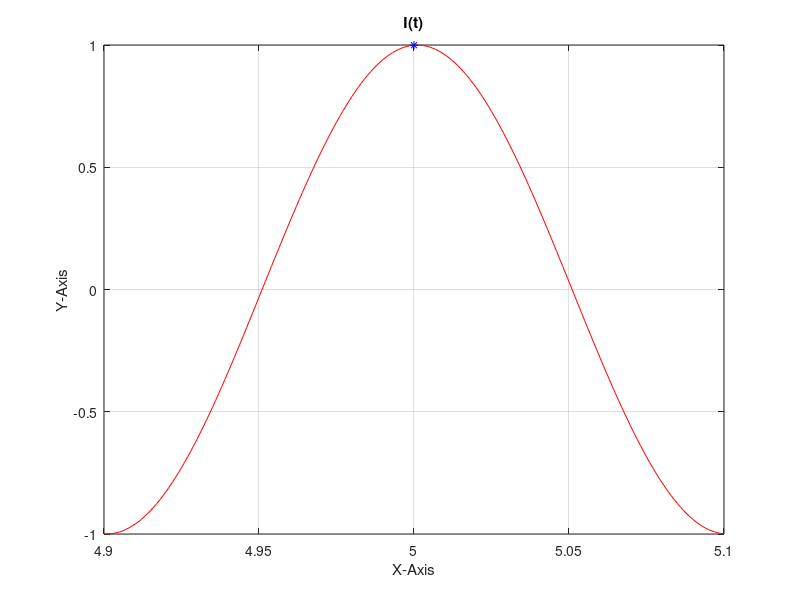

Here is the MATLAB script that generated this plot:
%Nouh Shaikh
%Lab 4 Homework Script 2

%Question 2 for Lab 4
%In this Script we are calculating the inductance
clear,clc
%Notes below the input code indicate the designated value to be inputed for
%the question given in LAB.

%User inputs the value for Voltage.
V = input('Input the Voltage (V):');
% V = 230

%User inputs the value for Hertz.
f = input('Input the Hertz (Hz):');
%f = 50 

%User inputs the value for Omega.
R = input('Input the Omega Value:');
%R = 500 

%User inputs the value for Inductance. 
L1 = input('Input the Inductance Value (mH):');
L = L1*0.001;
%L = 650

%Calculation for W to rad/s
w = 2*pi*(f);

%Calculations for O
o = atan(w*L/R);

%Calculations for Z
Z = R+1i*w*L;

%User inputs the value for t.
t = input('Enter the value of time in seconds:'); 

%Generating plotting x-values
tplot = t-.1:.001:t+.1;

yplot = V/abs(Z)*((cos((w.*tplot)-o))-((exp(-tplot.*R/L))*cos(o)));

%Primary equation for calculating the inductance.
tango = V/abs(Z)*((cos((w.*t)-o))-((exp(-t.*R/L))*cos(o)));

%Plotting the graph with the point of time provided by the user. 
plot(tplot, yplot, 'r'), ylabel('Y-Axis'), xlabel('X-Axis'), title('I(t)'), grid
hold on
plot(t,tango,'b','Marker','*')
hold off

%Displaying the Inductance value calculated. 
disp('The Inductance Value is:')
disp(tango)
